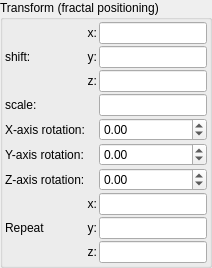
    <widget class="QGroupBox" name="groupBox_formula_transform">
     <property name="title">
      <string>Transform (fractal positioning)</string>
     </property>
     <layout class="QVBoxLayout" name="verticalLayout_22">
      <property name="spacing">
       <number>2</number>
      </property>
      <property name="leftMargin">
       <number>2</number>
      </property>
      <property name="topMargin">
       <number>2</number>
      </property>
      <property name="rightMargin">
       <number>2</number>
      </property>
      <property name="bottomMargin">
       <number>2</number>
      </property>
      <item>
       <layout class="QGridLayout" name="gridLayout_41">
        <property name="spacing">
         <number>2</number>
        </property>
        <item row="2" column="1">
         <widget class="QLabel" name="label_158">
          <property name="sizePolicy">
           <sizepolicy hsizetype="Preferred" vsizetype="Preferred">
            <horstretch>0</horstretch>
            <verstretch>0</verstretch>
           </sizepolicy>
          </property>
          <property name="text">
           <string>z:</string>
          </property>
          <property name="alignment">
           <set>Qt::AlignRight|Qt::AlignTrailing|Qt::AlignVCenter</set>
          </property>
         </widget>
        </item>
        <item row="2" column="2">
         <widget class="MyLineEdit" name="vect3_formula_position_z">
          <property name="sizePolicy">
           <sizepolicy hsizetype="Expanding" vsizetype="Maximum">
            <horstretch>0</horstretch>
            <verstretch>0</verstretch>
           </sizepolicy>
          </property>
         </widget>
        </item>
        <item row="0" column="0" rowspan="3">
         <widget class="QLabel" name="label_163">
          <property name="text">
           <string>shift:</string>
          </property>
         </widget>
        </item>
        <item row="5" column="0">
         <widget class="QLabel" name="label_157">
          <property name="text">
           <string>Y-axis rotation:</string>
          </property>
         </widget>
        </item>
        <item row="0" column="1">
         <widget class="QLabel" name="label_159">
          <property name="sizePolicy">
           <sizepolicy hsizetype="Preferred" vsizetype="Preferred">
            <horstretch>0</horstretch>
            <verstretch>0</verstretch>
           </sizepolicy>
          </property>
          <property name="text">
           <string>x:</string>
          </property>
          <property name="alignment">
           <set>Qt::AlignRight|Qt::AlignTrailing|Qt::AlignVCenter</set>
          </property>
         </widget>
        </item>
        <item row="1" column="2">
         <widget class="MyLineEdit" name="vect3_formula_position_y">
          <property name="sizePolicy">
           <sizepolicy hsizetype="Expanding" vsizetype="Maximum">
            <horstretch>0</horstretch>
            <verstretch>0</verstretch>
           </sizepolicy>
          </property>
         </widget>
        </item>
        <item row="6" column="2">
         <widget class="MyDoubleSpinBox" name="spinboxd3_formula_rotation_z">
          <property name="sizePolicy">
           <sizepolicy hsizetype="Minimum" vsizetype="Maximum">
            <horstretch>0</horstretch>
            <verstretch>0</verstretch>
           </sizepolicy>
          </property>
          <property name="prefix">
           <string/>
          </property>
          <property name="suffix">
           <string/>
          </property>
          <property name="decimals">
           <number>2</number>
          </property>
          <property name="minimum">
           <double>-36000.000000000000000</double>
          </property>
          <property name="maximum">
           <double>36000.000000000000000</double>
          </property>
          <property name="singleStep">
           <double>0.100000000000000</double>
          </property>
         </widget>
        </item>
        <item row="5" column="2">
         <widget class="MyDoubleSpinBox" name="spinboxd3_formula_rotation_y">
          <property name="sizePolicy">
           <sizepolicy hsizetype="Minimum" vsizetype="Maximum">
            <horstretch>0</horstretch>
            <verstretch>0</verstretch>
           </sizepolicy>
          </property>
          <property name="prefix">
           <string/>
          </property>
          <property name="suffix">
           <string/>
          </property>
          <property name="decimals">
           <number>2</number>
          </property>
          <property name="minimum">
           <double>-36000.000000000000000</double>
          </property>
          <property name="maximum">
           <double>36000.000000000000000</double>
          </property>
          <property name="singleStep">
           <double>0.100000000000000</double>
          </property>
         </widget>
        </item>
        <item row="8" column="1">
         <widget class="QLabel" name="label_167">
          <property name="sizePolicy">
           <sizepolicy hsizetype="Preferred" vsizetype="Preferred">
            <horstretch>0</horstretch>
            <verstretch>0</verstretch>
           </sizepolicy>
          </property>
          <property name="text">
           <string>y:</string>
          </property>
          <property name="alignment">
           <set>Qt::AlignRight|Qt::AlignTrailing|Qt::AlignVCenter</set>
          </property>
         </widget>
        </item>
        <item row="4" column="2">
         <widget class="MyDoubleSpinBox" name="spinboxd3_formula_rotation_x">
          <property name="sizePolicy">
           <sizepolicy hsizetype="Minimum" vsizetype="Maximum">
            <horstretch>0</horstretch>
            <verstretch>0</verstretch>
           </sizepolicy>
          </property>
          <property name="prefix">
           <string/>
          </property>
          <property name="suffix">
           <string/>
          </property>
          <property name="decimals">
           <number>2</number>
          </property>
          <property name="minimum">
           <double>-36000.000000000000000</double>
          </property>
          <property name="maximum">
           <double>36000.000000000000000</double>
          </property>
          <property name="singleStep">
           <double>0.100000000000000</double>
          </property>
         </widget>
        </item>
        <item row="0" column="2">
         <widget class="MyLineEdit" name="vect3_formula_position_x">
          <property name="sizePolicy">
           <sizepolicy hsizetype="Expanding" vsizetype="Maximum">
            <horstretch>0</horstretch>
            <verstretch>0</verstretch>
           </sizepolicy>
          </property>
         </widget>
        </item>
        <item row="7" column="2">
         <widget class="MyLineEdit" name="vect3_formula_repeat_x">
          <property name="sizePolicy">
           <sizepolicy hsizetype="Expanding" vsizetype="Maximum">
            <horstretch>0</horstretch>
            <verstretch>0</verstretch>
           </sizepolicy>
          </property>
         </widget>
        </item>
        <item row="4" column="0">
         <widget class="QLabel" name="label_160">
          <property name="text">
           <string>X-axis rotation:</string>
          </property>
         </widget>
        </item>
        <item row="6" column="0">
         <widget class="QLabel" name="label_162">
          <property name="text">
           <string>Z-axis rotation:</string>
          </property>
         </widget>
        </item>
        <item row="1" column="1">
         <widget class="QLabel" name="label_161">
          <property name="sizePolicy">
           <sizepolicy hsizetype="Preferred" vsizetype="Preferred">
            <horstretch>0</horstretch>
            <verstretch>0</verstretch>
           </sizepolicy>
          </property>
          <property name="text">
           <string>y:</string>
          </property>
          <property name="alignment">
           <set>Qt::AlignRight|Qt::AlignTrailing|Qt::AlignVCenter</set>
          </property>
         </widget>
        </item>
        <item row="8" column="2">
         <widget class="MyLineEdit" name="vect3_formula_repeat_y">
          <property name="sizePolicy">
           <sizepolicy hsizetype="Expanding" vsizetype="Maximum">
            <horstretch>0</horstretch>
            <verstretch>0</verstretch>
           </sizepolicy>
          </property>
         </widget>
        </item>
        <item row="7" column="1">
         <widget class="QLabel" name="label_165">
          <property name="sizePolicy">
           <sizepolicy hsizetype="Preferred" vsizetype="Preferred">
            <horstretch>0</horstretch>
            <verstretch>0</verstretch>
           </sizepolicy>
          </property>
          <property name="text">
           <string>x:</string>
          </property>
          <property name="alignment">
           <set>Qt::AlignRight|Qt::AlignTrailing|Qt::AlignVCenter</set>
          </property>
         </widget>
        </item>
        <item row="9" column="2">
         <widget class="MyLineEdit" name="vect3_formula_repeat_z">
          <property name="sizePolicy">
           <sizepolicy hsizetype="Expanding" vsizetype="Maximum">
            <horstretch>0</horstretch>
            <verstretch>0</verstretch>
           </sizepolicy>
          </property>
         </widget>
        </item>
        <item row="9" column="1">
         <widget class="QLabel" name="label_166">
          <property name="sizePolicy">
           <sizepolicy hsizetype="Preferred" vsizetype="Preferred">
            <horstretch>0</horstretch>
            <verstretch>0</verstretch>
           </sizepolicy>
          </property>
          <property name="text">
           <string>z:</string>
          </property>
          <property name="alignment">
           <set>Qt::AlignRight|Qt::AlignTrailing|Qt::AlignVCenter</set>
          </property>
         </widget>
        </item>
        <item row="7" column="0" rowspan="3">
         <widget class="QLabel" name="label_164">
          <property name="text">
           <string>Repeat</string>
          </property>
         </widget>
        </item>
        <item row="3" column="0">
         <widget class="QLabel" name="label_168">
          <property name="text">
           <string>scale:</string>
          </property>
         </widget>
        </item>
        <item row="3" column="2">
         <widget class="MyLineEdit" name="logedit_formula_scale">
          <property name="sizePolicy">
           <sizepolicy hsizetype="Expanding" vsizetype="Maximum">
            <horstretch>0</horstretch>
            <verstretch>0</verstretch>
           </sizepolicy>
          </property>
         </widget>
        </item>
       </layout>
      </item>
     </layout>
    </widget>
